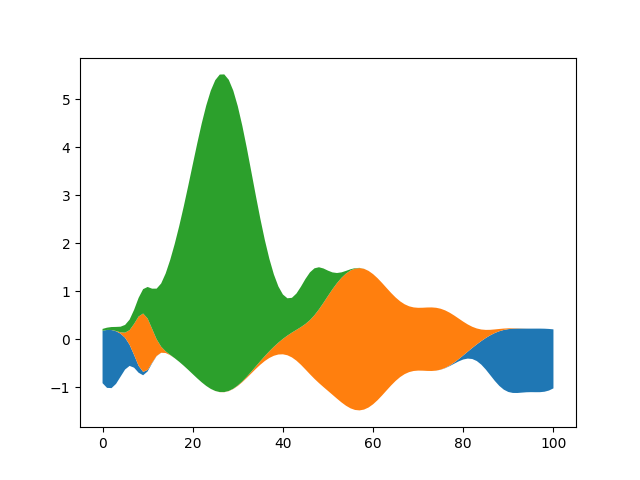

The script that drew this image:
# 引入所需库
import matplotlib.pyplot as plt
import numpy as np
import matplotlib.ticker as mticker
import matplotlib
matplotlib.use('TkAgg')

# 设置随机数种子
np.random.seed(19680801)
# 生成随机高斯混合模型的函数
def gaussian_mixture(x, n = 5):
    def add_random_gaussian(a):
        amplitude = 1 / (.1 + np.random.random())
        dx = x[-1] - x[0]
        x0 = (2 * np.random.random() - .5) * dx
        z = 10 / (.1 + np.random.random()) / dx
        a += amplitude * np.exp(-(z * (x - x0))**2)
    a = np.zeros_like(x)
    for j in range(n):
        add_random_gaussian(a)
    return a


x = np.linspace(0, 100, 101)
ys = [gaussian_mixture(x) for _ in range(3)]

fig, ax = plt.subplots()
# 绘制流图
ax.stackplot(x, ys, baseline='wiggle')
plt.show()
